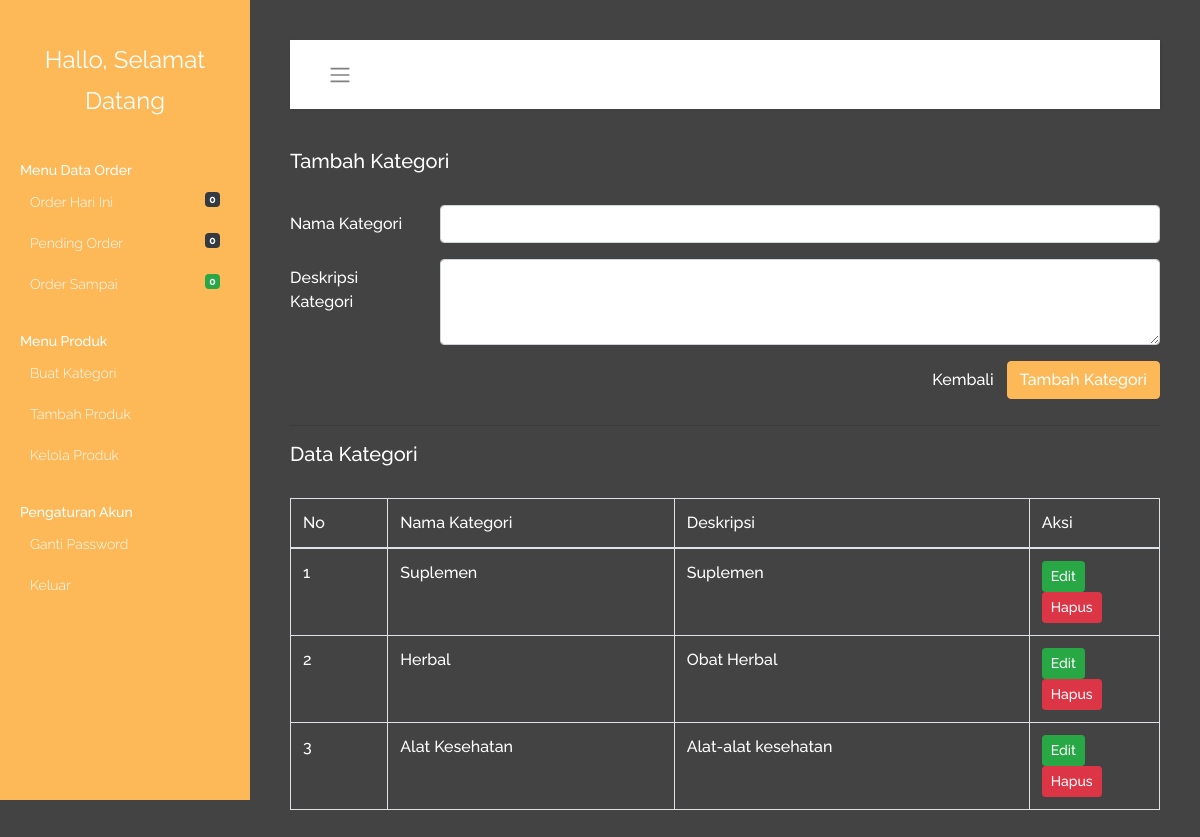
Page /admin/kategori.php (signed in) on the committed database.
### tables this page shows
CREATE TABLE `category` (
  `id` int(11) NOT NULL,
  `categoryName` varchar(100) DEFAULT NULL,
  `categoryDescription` longtext DEFAULT NULL
);

### admin/kategori.php (the view, shortened to what this page needs)
<?php
include('include/config.php');
?>
<?php include 'head.php' ?>
<?php include 'sidebar.php' ?>
<div id="content">
  <nav class="navbar navbar-expand-lg navbar-light bg-white">
    <div class="container-fluid">
      <button type="button" id="sidebarCollapse" class="btn btn-link">
        <i class="navbar-toggler-icon"></i>
      </button>
      <h5>Kategori</h5>
    </div>
  </nav>
  <h5>Tambah Kategori</h5><br>
  <form method="POST">
    <div class="form-group row">
      <label for="category" class="col-sm-2 col-form-label">Nama Kategori</label>
      <div class="col-sm-10">
        <input type="text" class="form-control" id="category" name="category" required>
      </div>
    </div>
    <div class="form-group row">
      <label for="description" class="col-sm-2 col-form-label">Deskripsi Kategori</label>
      <div class="col-sm-10">
        <textarea class="form-control" id="description" rows="3" name="description" required></textarea>
      </div>
    </div>
    <input type="submit" name="submit" value="Tambah Kategori" class="btn btn-primary float-right">
    <a href="menu.php" class="btn btn-link float-right">Kembali</a>
  </form>
  <br><br>
  <hr>
  <h5>Data Kategori</h5><br>
  <table class="table table-bordered">
    <thead>
      <tr>
        <th scope="col">No</th>
        <th scope="col">Nama Kategori</th>
        <th scope="col">Deskripsi</th>
        <th scope="col">Aksi</th>
      </tr>
    </thead>
    <tbody>
      <?php $query = mysqli_query($con, "select * from category");
      $cnt = 1;
      while ($row = mysqli_fetch_array($query)) {
      ?>
        <tr>
          <th scope="row"><?php echo htmlentities($cnt); ?></th>
          <td><?php echo htmlentities($row['categoryName']); ?></td>
          <td><?php echo htmlentities($row['categoryDescription']); ?></td>
          <td width="15%">
            <a href="edit-kategori.php?id=<?php echo $row['id'] ?>" class="btn btn-success btn-sm text-white">Edit</a>
            <a href="kategori.php?id=<?php echo $row['id'] ?>&del=delete" onClick="return confirm('Are you sure you want to delete?')" class="btn btn-danger btn-sm text-white">Hapus</a>
          </td>
        </tr>
      <?php $cnt = $cnt + 1;
      } ?>
    </tbody>
  </table>
</div>

### assets/css/custom-admin.css (style rules this page uses)
* { font-family: 'Raleway', sans-serif; font-weight: 500; margin: 0; padding: 0; box-sizing: border-box; color: #fff; }
body { background-color: #434343; }
.btn { font-weight: 500; }
.btn-primary { background-color: #FDB857 !important; border: 1px solid #FDB857 !important; }
.wrapper a, .wrapper a:hover, .wrapper a:focus { color: inherit; text-decoration: none; -webkit-transition: all 0.3s; transition: all 0.3s; }
.wrapper .navbar { padding: 15px 10px; background: #fff; border: none; border-radius: 0; margin-bottom: 40px; -webkit-box-shadow: 1px 1px 3px rgba(0, 0, 0, 0.1); box-shadow: 1px 1px 3px rgba(0, 0, 0, 0.1); }
.wrapper #content { width: calc(100% - 250px); padding: 40px; min-height: 100vh; -webkit-transition: all 0.3s; transition: all 0.3s; position: absolute; top: 0; right: 0; }

### rows in the picture
category: categoryName "Suplemen", categoryDescription "Suplemen"
category: categoryName "Herbal", categoryDescription "Obat Herbal"
category: categoryName "Alat Kesehatan", categoryDescription "Alat-alat kesehatan"

### other values in the picture
$num_rows1 "0"
$num "0"
$num1 "0"
